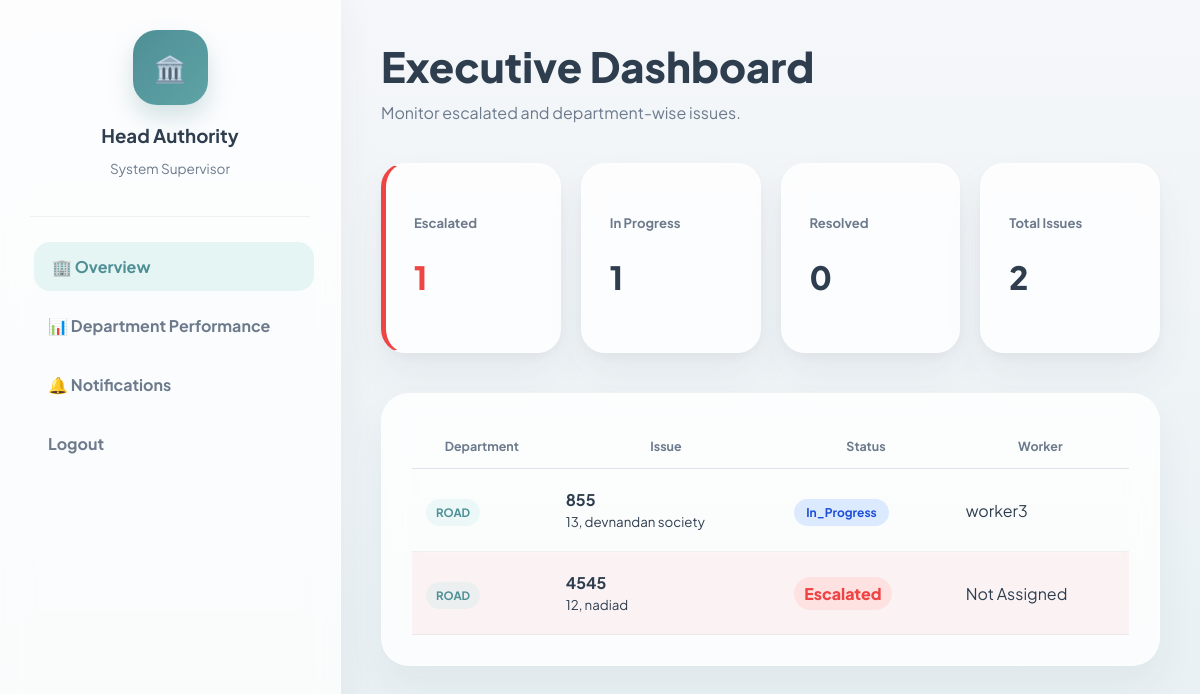
Before: /headAuthority/ (signed in) with the older database file.
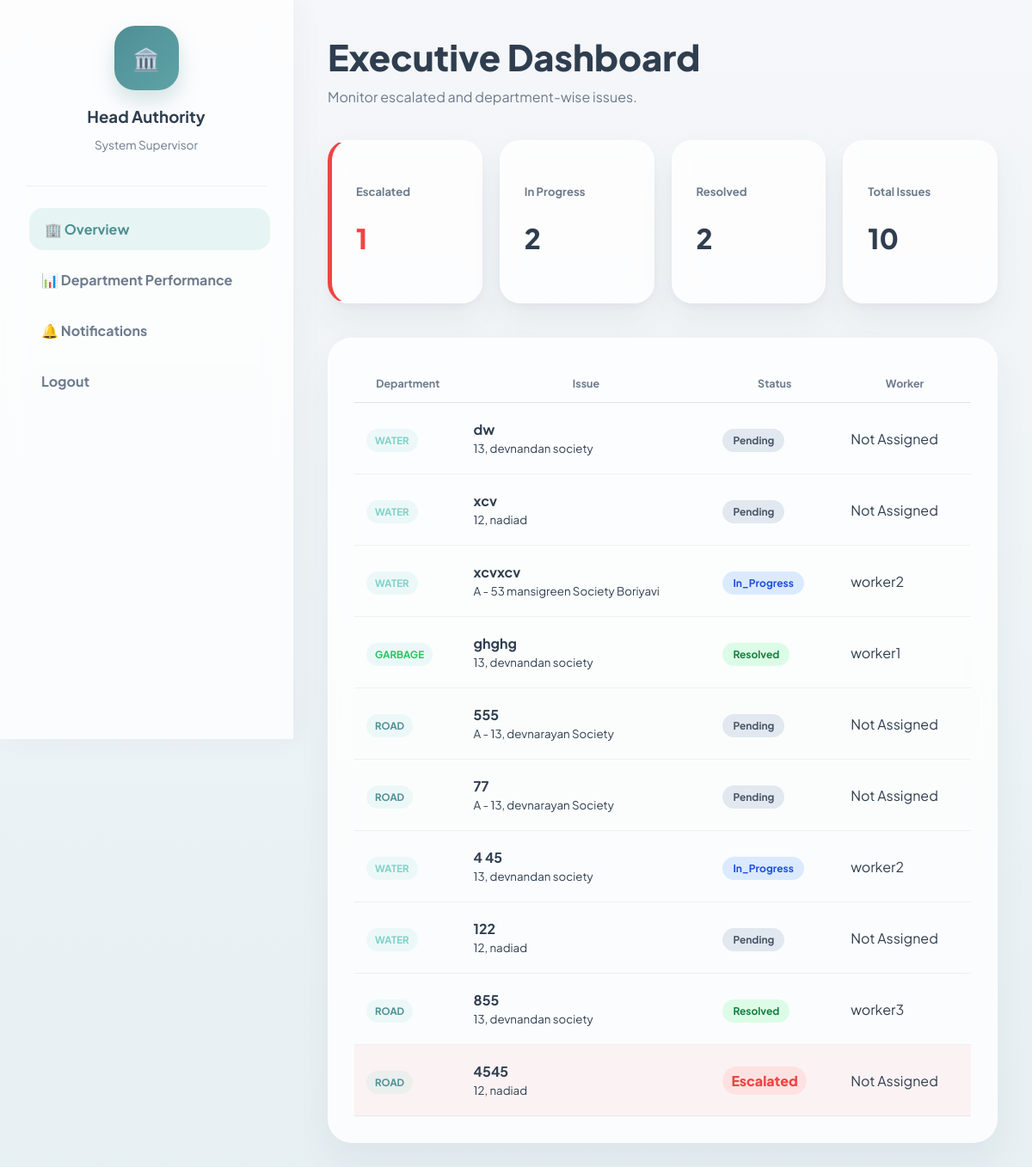
After: the same page with the newer database file.
### reports/models.py (models this page shows, shortened)
class Issue(models.Model):
    ISSUE_TYPES = [
        ('road', 'Road Problem'),
        ('water', 'Water Supply'),
        ('electricity', 'Electricity'),
        ('garbage', 'Garbage'),
    ]
    STATUS_CHOICES = [
        ('pending', 'Pending'),
        ('in_progress', 'In Progress'),
        ('resolved', 'Resolved'),
    ]
    citizen = models.ForeignKey(User, on_delete=models.CASCADE)
    worker = models.ForeignKey(
        User,
        on_delete=models.SET_NULL,
        null=True,
        blank=True,
        related_name='assigned_worker'
    )
    description = models.TextField()
    issue_type = models.CharField(max_length=50, choices=ISSUE_TYPES)
    location = models.CharField(max_length=255)
    image = models.ImageField(upload_to='issues/', blank=True, null=True)
    status = models.CharField(max_length=20, choices=STATUS_CHOICES, default='pending')
    is_escalated = models.BooleanField(default=False)
    deadline = models.DateTimeField(null=True, blank=True)
    created_at = models.DateTimeField(auto_now_add=True)

### frontend/views.py (the view)
# urls.py: path('headAuthority/', views.headAuthority, name='headAuthority'),
@login_required(login_url='login')
def headAuthority(request):
    issues = Issue.objects.all().order_by('-created_at')
    notification_list = Notification.objects.filter(
        user=request.user
    ).order_by('-created_at')[:5]
    unread_count = Notification.objects.filter(
        user=request.user,
        is_read=False
    ).count()
    context = {
        "issues": issues,
        "total_count": issues.count(),
        "escalated_count": issues.filter(is_escalated=True).count(),
        "inprogress_count": issues.filter(status="in_progress").count(),
        "resolved_count": issues.filter(status="resolved").count(),
        "notification_list": notification_list,
        "unread_count": unread_count,
    }
    return render(request, "frontend/headAuthority.html", context)

### frontend/templates/frontend/headAuthority.html (shortened to what this page needs)
{% load static %}
<!DOCTYPE html>
<html lang="en">
<head>
    <link rel="stylesheet" href="{% static 'css/headAuthority.css' %}">
</head>
<body>
<div class="sidebar">
    <div class="auth-profile">
        <div class="avatar-shield">🏛️</div>
        <h3 class="auth-name">Head Authority</h3>
        <p class="auth-role">System Supervisor</p>
    </div>
    <nav>
        <a href="#" class="active">🏢 Overview</a>
        <a href="{% url 'department_performance' %}">📊 Department Performance</a>
        <a href="{% url 'notification' %}" class="notif-btn">
            🔔 Notifications
        </a>
        <a href="{% url 'logout' %}">Logout</a>
    </nav>
</div>
<div class="main-area">
    <div class="page-header">
        <h1>Executive Dashboard</h1>
        <p>Monitor escalated and department-wise issues.</p>
    </div>
    <div class="stats-grid">
        <div class="stat-card stat-danger">
            <h5>Escalated</h5>
            <h2>{{ escalated_count }}</h2>
        </div>
        <div class="stat-card">
            <h5>In Progress</h5>
            <h2>{{ inprogress_count }}</h2>
        </div>
        <div class="stat-card">
            <h5>Resolved</h5>
            <h2>{{ resolved_count }}</h2>
        </div>
        <div class="stat-card">
            <h5>Total Issues</h5>
            <h2>{{ total_count }}</h2>
        </div>
    </div>
    <div class="escalation-container">
        <table class="esc-table">
            <thead>
                <tr>
                    <th>Department</th>
                    <th>Issue</th>
                    <th>Status</th>
                    <th>Worker</th>
                </tr>
            </thead>
            <tbody>
                {% for issue in issues %}
                <tr class="issue-row {{ issue.status }} {% if issue.is_escalated %}escalated{% endif %}">
                    <td>
                        <span class="dept-tag {{ issue.issue_type }}">
                            {{ issue.issue_type|upper }}
                        </span>
                    </td>
                    <td>
                        <b>{{ issue.description|truncatechars:30 }}</b><br>
                        <small>{{ issue.location }}</small>
                    </td>
                    <td>
                        {% if issue.is_escalated %}
                            <span class="delay-badge">Escalated</span>
                        {% else %}
                            <span class="status-tag {{ issue.status }}">
                                {{ issue.status|title }}
                            </span>
                        {% endif %}
                    </td>
                    <td>
                        {% if issue.worker %}
                            {{ issue.worker.username }}
                        {% else %}
                            Not Assigned
                        {% endif %}
                    </td>
                </tr>
                {% endfor %}
            </tbody>
        </table>
    </div>
</div>
</body>
</html>

Changed rows visible on the page:
added Issue: issue_type "WATER", description "dw", location "13, devnandan society", status "Pending", shows "Not Assigned"
added Issue: issue_type "WATER", description "xcv", location "12, nadiad", status "Pending", shows "Not Assigned"
added Issue: issue_type "WATER", description "xcvxcv", location "A - 53 mansigreen Society Boriyavi", status "In_Progress", worker.username "worker2"
added Issue: issue_type "GARBAGE", description "ghghg", location "13, devnandan society", status "Resolved", worker.username "worker1"
added Issue: issue_type "ROAD", description "555", location "A - 13, devnarayan Society", status "Pending", shows "Not Assigned"
added Issue: issue_type "ROAD", description "77", location "A - 13, devnarayan Society", status "Pending", shows "Not Assigned"
added Issue: issue_type "WATER", description "4 45", location "13, devnandan society", status "In_Progress", worker.username "worker2"
added Issue: issue_type "WATER", description "122", location "12, nadiad", status "Pending", shows "Not Assigned"
changed Issue "worker3": status "In_Progress" → "Resolved"
Other visible differences:
{{ inprogress_count }}: "1" → "2"
{{ resolved_count }}: "0" → "2"
{{ total_count }}: "2" → "10"
